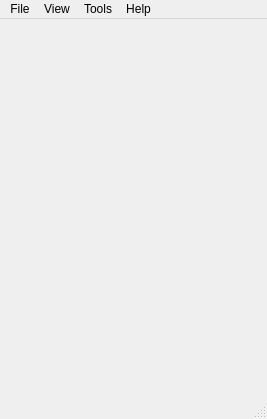
<?xml version="1.0" encoding="UTF-8"?>
<ui version="4.0">
 <class>PerpetualData</class>
 <widget class="QMainWindow" name="PerpetualData">
  <property name="geometry">
   <rect>
    <x>0</x>
    <y>0</y>
    <width>267</width>
    <height>419</height>
   </rect>
  </property>
  <property name="sizePolicy">
   <sizepolicy hsizetype="Preferred" vsizetype="Preferred">
    <horstretch>0</horstretch>
    <verstretch>0</verstretch>
   </sizepolicy>
  </property>
  <property name="baseSize">
   <size>
    <width>250</width>
    <height>350</height>
   </size>
  </property>
  <property name="focusPolicy">
   <enum>Qt::ClickFocus</enum>
  </property>
  <property name="windowTitle">
   <string>Perpetual Data</string>
  </property>
  <property name="styleSheet">
   <string/>
  </property>
  <widget class="QWidget" name="centralwidget">
   <property name="sizePolicy">
    <sizepolicy hsizetype="Expanding" vsizetype="Expanding">
     <horstretch>0</horstretch>
     <verstretch>0</verstretch>
    </sizepolicy>
   </property>
   <layout class="QVBoxLayout" name="verticalLayout">
    <item>
     <widget class="QStackedWidget" name="stackedWidget">
      <property name="sizePolicy">
       <sizepolicy hsizetype="Ignored" vsizetype="Ignored">
        <horstretch>0</horstretch>
        <verstretch>0</verstretch>
       </sizepolicy>
      </property>
      <widget class="QWidget" name="page"/>
      <widget class="QWidget" name="page_2"/>
     </widget>
    </item>
   </layout>
  </widget>
  <widget class="QMenuBar" name="menubar">
   <property name="geometry">
    <rect>
     <x>0</x>
     <y>0</y>
     <width>267</width>
     <height>25</height>
    </rect>
   </property>
   <property name="sizePolicy">
    <sizepolicy hsizetype="Preferred" vsizetype="Preferred">
     <horstretch>0</horstretch>
     <verstretch>0</verstretch>
    </sizepolicy>
   </property>
   <property name="styleSheet">
    <string/>
   </property>
   <widget class="QMenu" name="menuFile">
    <property name="title">
     <string>File</string>
    </property>
    <widget class="QMenu" name="menuStatus">
     <property name="enabled">
      <bool>false</bool>
     </property>
     <property name="title">
      <string>Status</string>
     </property>
     <addaction name="actionAvailable"/>
     <addaction name="actionAway"/>
     <addaction name="actionBusy"/>
     <addaction name="actionOffline_2"/>
    </widget>
    <addaction name="actionLogout"/>
    <addaction name="actionQuit"/>
    <addaction name="menuStatus"/>
   </widget>
   <widget class="QMenu" name="menuView">
    <property name="title">
     <string>View</string>
    </property>
    <addaction name="actionFullScreen"/>
    <addaction name="actionMy_Files"/>
    <addaction name="actionPrivate_Shares"/>
    <addaction name="actionOffline"/>
    <addaction name="actionEmail"/>
   </widget>
   <widget class="QMenu" name="menuApplications">
    <property name="title">
     <string>Tools</string>
    </property>
    <addaction name="actionWord_Processor"/>
    <addaction name="actionSpread_Sheet"/>
    <addaction name="actionPresentation"/>
    <addaction name="actionBrowser"/>
    <addaction name="actionSettings_2"/>
   </widget>
   <widget class="QMenu" name="menuHelp">
    <property name="title">
     <string>Help</string>
    </property>
    <addaction name="actionAbout"/>
    <addaction name="actionManual"/>
   </widget>
   <addaction name="menuFile"/>
   <addaction name="menuView"/>
   <addaction name="menuApplications"/>
   <addaction name="menuHelp"/>
  </widget>
  <widget class="QStatusBar" name="statusbar"/>
  <action name="actionLogout">
   <property name="text">
    <string>Logout</string>
   </property>
  </action>
  <action name="actionQuit">
   <property name="text">
    <string>Quit</string>
   </property>
  </action>
  <action name="actionFullScreen">
   <property name="checkable">
    <bool>true</bool>
   </property>
   <property name="text">
    <string>Fullscreen</string>
   </property>
  </action>
  <action name="actionWord_Processor">
   <property name="enabled">
    <bool>false</bool>
   </property>
   <property name="text">
    <string>Word Processor</string>
   </property>
  </action>
  <action name="actionSpread_Sheet">
   <property name="text">
    <string>Spread Sheet</string>
   </property>
  </action>
  <action name="actionPresentation">
   <property name="enabled">
    <bool>false</bool>
   </property>
   <property name="text">
    <string>Presentation</string>
   </property>
  </action>
  <action name="actionBrowser">
   <property name="enabled">
    <bool>false</bool>
   </property>
   <property name="text">
    <string>Browser</string>
   </property>
  </action>
  <action name="actionAbout">
   <property name="text">
    <string>About</string>
   </property>
  </action>
  <action name="actionManual">
   <property name="enabled">
    <bool>false</bool>
   </property>
   <property name="text">
    <string>Manual</string>
   </property>
  </action>
  <action name="actionMy_Files">
   <property name="text">
    <string>My files</string>
   </property>
  </action>
  <action name="actionPrivate_Shares">
   <property name="text">
    <string>Private shares</string>
   </property>
  </action>
  <action name="actionOffline">
   <property name="checkable">
    <bool>true</bool>
   </property>
   <property name="text">
    <string>Offline mode</string>
   </property>
  </action>
  <action name="actionSettings">
   <property name="text">
    <string>Settings</string>
   </property>
  </action>
  <action name="actionAvailable">
   <property name="checkable">
    <bool>true</bool>
   </property>
   <property name="text">
    <string>Online</string>
   </property>
  </action>
  <action name="actionAway">
   <property name="checkable">
    <bool>true</bool>
   </property>
   <property name="text">
    <string>Away</string>
   </property>
  </action>
  <action name="actionBusy">
   <property name="checkable">
    <bool>true</bool>
   </property>
   <property name="text">
    <string>Busy</string>
   </property>
  </action>
  <action name="actionOffline_2">
   <property name="checkable">
    <bool>true</bool>
   </property>
   <property name="text">
    <string>Offline</string>
   </property>
  </action>
  <action name="actionSettings_2">
   <property name="text">
    <string>Settings</string>
   </property>
  </action>
  <action name="actionEmail">
   <property name="text">
    <string>Email</string>
   </property>
  </action>
 </widget>
 <resources>
  <include location="../resources/resources.qrc"/>
 </resources>
 <connections/>
</ui>
